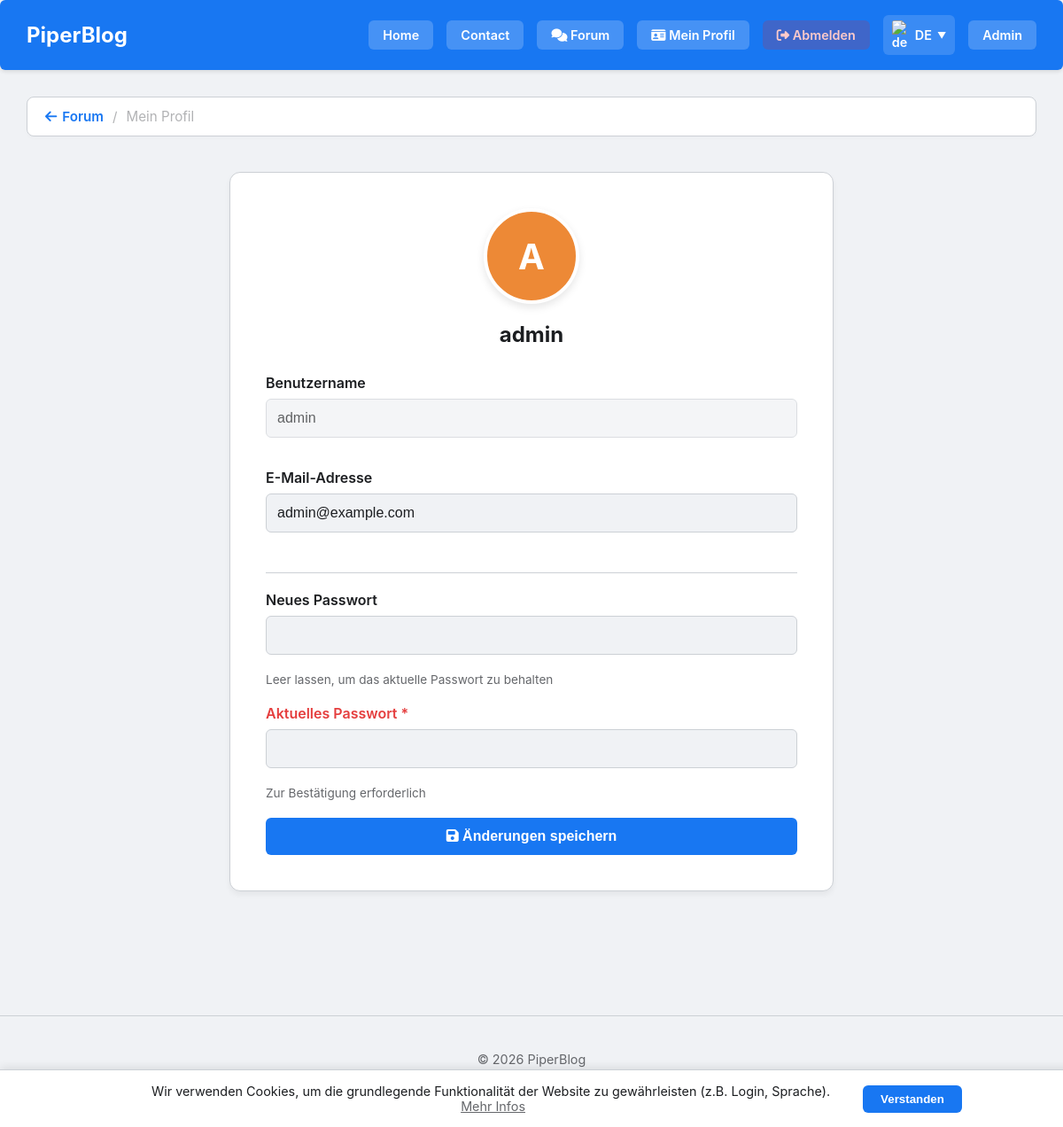
The app's page /profile.php (signed in) with its own data.
### tables this page shows
CREATE TABLE IF NOT EXISTS users (
  id INT AUTO_INCREMENT PRIMARY KEY,
  username VARCHAR(64) UNIQUE NOT NULL,
  password_hash VARCHAR(255) NOT NULL,
  email VARCHAR(255),
  role ENUM('admin','editor','viewer','member') DEFAULT 'member',
  created_at TIMESTAMP DEFAULT CURRENT_TIMESTAMP
);

### public/profile.php (the view, shortened to what this page needs)
<?php
$ini = parse_ini_file(__DIR__ . '/../config/config.ini', true, INI_SCANNER_TYPED) ?: [];
$pdo = (new App\Database($ini['database'] ?? []))->pdo();
$currentLang = $_SESSION['lang'] ?? 'de';
$langFile = __DIR__ . '/../config/lang/' . $currentLang . '.ini';
$iniLang = file_exists($langFile) ? parse_ini_file($langFile, true) : [];
$pLang = $iniLang['profile'] ?? [];
$fLang = $iniLang['forum'] ?? [];
$stmt = $pdo->prepare("SELECT * FROM users WHERE id = ?");
$stmt->execute([$_SESSION['user_id']]);
$user = $stmt->fetch();
function getAvatarProfile($name) {
    $colors = ['#f56565', '#ed8936', '#ecc94b', '#48bb78', '#38b2ac', '#4299e1', '#667eea', '#9f7aea', '#ed64a6', '#a0aec0'];
    $val = 0;
    for ($i = 0; $i < strlen($name); $i++) { $val += ord($name[$i]); }
    $color = $colors[$val % count($colors)];
    $initial = strtoupper(substr($name, 0, 1));
    return '<div style="width:100px; height:100px; background:'.$color.'; color:#fff; border-radius:50%; display:flex; align-items:center; justify-content:center; font-size:40px; font-weight:700; margin:0 auto 20px auto; box-shadow:0 4px 10px rgba(0,0,0,0.1); border:4px solid #fff;">'.$initial.'</div>';
}
?>
<!DOCTYPE html>
<html lang="<?= htmlspecialchars($currentLang) ?>" data-theme="light">
<head>
    <link href="/assets/styles/main.css" rel="stylesheet">
    <link rel="stylesheet" href="https://cdnjs.cloudflare.com/ajax/libs/font-awesome/6.5.1/css/all.min.css">
</head>
<body>
<?php include 'header.php'; ?>
<main class="container">
    <div class="breadcrumb">
        <a href="/forum.php"><i class="fa-solid fa-arrow-left"></i> <?= htmlspecialchars($fLang['title'] ?? 'Forum') ?></a>
        <span>/</span>
        <span><?= htmlspecialchars($pLang['title'] ?? 'My Profile') ?></span>
    </div>
    <div class="profile-card">
        <?= getAvatarProfile($user['username']) ?>
        <h2 style="text-align:center; margin:0 0 30px 0; color:var(--text-main);"><?= htmlspecialchars($user['username']) ?></h2>
        <form method="POST">
            <div class="form-group">
                <label class="form-label"><?= htmlspecialchars($pLang['username'] ?? 'Username') ?></label>
                <input type="text" class="form-input" value="<?= htmlspecialchars($user['username']) ?>" disabled style="opacity:0.7; cursor:not-allowed;">
            </div>
            <div class="form-group">
                <label class="form-label"><?= htmlspecialchars($pLang['email'] ?? 'Email') ?></label>
                <input type="email" name="email" class="form-input" value="<?= htmlspecialchars($user['email'] ?? '') ?>" required>
            </div>
            <div class="form-group" style="border-top:1px solid var(--border); margin-top:30px; padding-top:20px;">
                <label class="form-label"><?= htmlspecialchars($pLang['new_password'] ?? 'New Password') ?></label>
                <input type="password" name="new_password" class="form-input">
                <div class="form-text"><?= htmlspecialchars($pLang['new_password_hint'] ?? 'Leave blank to keep current password') ?></div>
            </div>
            <div class="form-group">
                <label class="form-label" style="color:#e53e3e;"><?= htmlspecialchars($pLang['current_password'] ?? 'Current Password') ?> *</label>
                <input type="password" name="current_password" class="form-input" required>
                <div class="form-text"><?= htmlspecialchars($pLang['current_password_hint'] ?? 'Required to save changes') ?></div>
            </div>
            <button type="submit" class="btn-primary">
                <i class="fa-solid fa-save"></i> <?= htmlspecialchars($pLang['save'] ?? 'Save Changes') ?>
            </button>
        </form>
    </div>
</main>
<?php include 'footer.php'; ?>
</body>
</html>

### public/header.php (shortened to what this page needs)
<?php
if (!isset($settings)) $settings = [];
if (!isset($t)) $t = [];
if (!isset($languages)) $languages = [
    'de' => ['label' => 'Deutsch',  'flag' => 'https://flagcdn.com/w40/de.png'],
    'en' => ['label' => 'English',  'flag' => 'https://flagcdn.com/w40/gb.png'],
    'fr' => ['label' => 'Français', 'flag' => 'https://flagcdn.com/w40/fr.png'],
    'es' => ['label' => 'Español',  'flag' => 'https://flagcdn.com/w40/es.png']
];
$l_forum   = $iniLang['forum']['title'] ?? 'Forum';
$l_login   = $iniLang['auth']['btn_login'] ?? 'Login';
$l_logout  = $iniLang['auth']['logout'] ?? 'Logout';
$l_profile = $iniLang['profile']['title'] ?? 'Profile';
$l_admin   = $t['admin'] ?? 'Admin';
$menuLinks = [];
if (isset($pdo)) {
    try {
        $stmt = $pdo->query("SELECT * FROM menu_items ORDER BY position ASC");
        $menuLinks = $stmt->fetchAll();
    } catch (Exception $e) {}
}
$isLoggedIn = !empty($_SESSION['user_id']);
?>
<header class="site-header">
    <div class="header-container">
      <a href="/" class="site-title"><?= htmlspecialchars($settings['blog_title'] ?? 'PiperBlog') ?></a>
      <div class="header-actions">
        <?php if (!empty($menuLinks)): ?>
            <?php foreach($menuLinks as $link): ?>
                <a href="<?= htmlspecialchars($link['link']) ?>" class="btn-nav"><?= htmlspecialchars($link['label']) ?></a>
            <?php endforeach; ?>
        <?php else: ?>
            <a href="/" class="btn-nav">Home</a>
            <a href="/contact.php" class="btn-nav">Contact</a>
        <?php endif; ?>
        <a href="/forum.php" class="btn-nav">
            <i class="fa-solid fa-comments"></i> <?= htmlspecialchars($l_forum) ?>
        </a>
        <?php if ($isLoggedIn): ?>
            <a href="/profile.php" class="btn-nav">
                <i class="fa-solid fa-id-card"></i> <?= htmlspecialchars($l_profile) ?>
            </a>
            <a href="/logout.php" class="btn-nav" style="background: rgba(220, 38, 38, 0.2); color: #fecaca;">
                <i class="fa-solid fa-right-from-bracket"></i> <?= htmlspecialchars($l_logout) ?>
            </a>
        <?php else: ?>
            <a href="/login.php" class="btn-nav">
                <i class="fa-solid fa-user"></i> <?= htmlspecialchars($l_login) ?>
            </a>
        <?php endif; ?>
        <div class="lang-dropdown" id="langDropdown">
            <div class="lang-trigger" onclick="toggleLang()">
                <img src="<?= $languages[$currentLang]['flag'] ?? '' ?>" alt="<?= $currentLang ?>">
                <span><?= strtoupper($currentLang) ?></span>
                <span style="font-size: 10px;">▼</span>
            </div>
        </div>
        <a href="/admin/" class="btn-admin"><?= htmlspecialchars($l_admin) ?></a>
      </div>
    </div>
</header>

### public/footer.php (shortened to what this page needs)
<footer style="text-align: center; padding: 40px 20px; color: var(--text-muted); font-size: 0.9rem; margin-top: 50px; border-top: 1px solid var(--border);">
    <div style="margin-bottom: 10px;">
        &copy; <?= date('Y') ?> <?= htmlspecialchars($settings['blog_title'] ?? 'PiperBlog') ?>
    </div>
    <div>
        📊 <?= htmlspecialchars($t['footer_total']) ?>: <strong><?= number_format($totalViews ?? 0) ?></strong>
        📅 <?= htmlspecialchars($t['footer_today']) ?>: <strong><?= number_format($todayViews ?? 0) ?></strong>
    </div>
</footer>
<link href="/assets/styles/lightbox.css" rel="stylesheet">
<?php
$cText   = $t['cookie_text']   ?? ($iniLang['cookie']['text']   ?? 'We use cookies.');
$cAccept = $t['cookie_accept'] ?? ($iniLang['cookie']['accept'] ?? 'OK');
$cMore   = $t['cookie_more']   ?? ($iniLang['cookie']['more']   ?? 'Info');
$cLink   = $t['cookie_link']   ?? ($iniLang['cookie']['link']   ?? '#');
?>
<link href="/assets/styles/cookie.css" rel="stylesheet">
<div id="cookieBanner" class="cookie-banner">
    <div class="cookie-content">
        <?= htmlspecialchars($cText) ?>
        <a href="<?= htmlspecialchars($cLink) ?>" class="cookie-link"><?= htmlspecialchars($cMore) ?></a>
    </div>
    <button id="cookieAccept" class="cookie-btn"><?= htmlspecialchars($cAccept) ?></button>
</div>

### public/assets/styles/main.css (style rules this page uses)
:root { --bg-body: #f0f2f5; --bg-card: #ffffff; --text-main: #1c1e21; --text-muted: #65676b; --border: #ccd0d5; --primary: #1877f2; --header-bg: #1877f2; --header-text: #ffffff; }
body { background-color: var(--bg-body); color: var(--text-main); margin: 0; font-family: -apple-system, sans-serif; transition: background 0.3s, color 0.3s; }
.site-header { background-color: var(--header-bg); color: var(--header-text); padding: 12px 0; box-shadow: 0 2px 4px rgba(0,0,0,0.1); margin-bottom: 30px; max-width: 1530px; margin-right: auto; margin-left: auto; border-radius: 6px; padding: 17px 0px 17px 0px; }
.header-container { max-width: 1600px; margin: 0 auto; width: 95%; display: flex; justify-content: space-between; align-items: center; }
.site-title { font-size: 24px; font-weight: bold; text-decoration: none; color: var(--header-text); }
.header-actions { display: flex; align-items: center; gap: 15px; }
.btn-nav { background-color: rgba(255,255,255,0.2); color: var(--header-text); text-decoration: none; padding: 8px 16px; border-radius: 6px; font-weight: 600; font-size: 0.9rem; transition: background 0.2s; }
.btn-admin { background-color: rgba(255,255,255,0.2); color: var(--header-text); text-decoration: none; padding: 8px 16px; border-radius: 6px; font-weight: 600; font-size: 0.9rem; }
.lang-dropdown { position: relative; }
.lang-trigger { display: flex; align-items: center; gap: 6px; cursor: pointer; background: rgba(255,255,255,0.15); padding: 6px 10px; border-radius: 6px; color: var(--header-text); font-weight: 600; font-size: 0.9rem; }
.lang-trigger img { width: 20px; border-radius: 3px; }
.container { max-width: 1530px; margin: 0 auto; width: 95%; padding-bottom: 50px; }
:root { --bg-img: #ffffff; }
body { background-color: var(--bg-body); color: var(--text-main); margin: 0; font-family: -apple-system, sans-serif; transition: background 0.3s, color 0.3s; scroll-behavior: smooth; }
.form-input { width: 100%; padding: 12px; border: 1px solid var(--border); border-radius: 6px; box-sizing: border-box; font-size: 1rem; background: var(--bg-body); color: var(--text-main); margin-bottom: 15px; }
.breadcrumb { background: var(--bg-card); border: 1px solid var(--border); border-radius: 8px; padding: 12px 20px; margin-bottom: 25px; font-size: 0.95rem; display: flex; align-items: center; gap: 10px; color: var(--text-muted); box-shadow: 0 2px 4px rgba(0,0,0,0.02); }
.breadcrumb a { text-decoration: none; color: var(--primary); font-weight: 600; transition: 0.2s; display: inline-flex; align-items: center; gap: 6px; }
.breadcrumb span { opacity: 0.5; }

### public/assets/styles/cookie.css (style rules this page uses)
.cookie-banner { position: fixed; bottom: -100%; left: 0; width: 100%; background-color: var(--bg-card, #ffffff); color: var(--text-main, #333); padding: 15px 20px; box-shadow: 0 -2px 10px rgba(0,0,0,0.1); border-top: 1px solid var(--border, #ddd); display: flex; flex-wrap: wrap; justify-content: center; align-items: center; gap: 20px; z-index: 10000; transition: bottom 0.5s ease-in-out; font-size: 0.9rem; }
.cookie-banner.show { bottom: 0; }
.cookie-content { max-width: 800px; text-align: center; }
.cookie-btn { background-color: var(--primary, #3182ce); color: #fff; border: none; padding: 8px 20px; border-radius: 6px; cursor: pointer; font-weight: 600; transition: background 0.2s; white-space: nowrap; }
.cookie-link { color: var(--text-muted, #718096); text-decoration: underline; margin-left: 5px; }

### records on screen
users: username "A", username "admin", email "admin@example.com"

### other values on screen
$settings['blog_title'] "PiperBlog"
$l_forum "Forum"
$l_profile "Mein Profil"
$l_logout "Abmelden"
$currentLang "DE"
$l_admin "Admin"
$fLang['title'] "Forum"
$pLang['title'] "Mein Profil"
$pLang['username'] "Benutzername"
$pLang['email'] "E-Mail-Adresse"
$pLang['new_password'] "Neues Passwort"
$pLang['new_password_hint'] "Leer lassen, um das aktuelle Passwort zu behalten"
$pLang['current_password'] "Aktuelles Passwort"
$pLang['current_password_hint'] "Zur Bestätigung erforderlich"
$pLang['save'] "Änderungen speichern"
